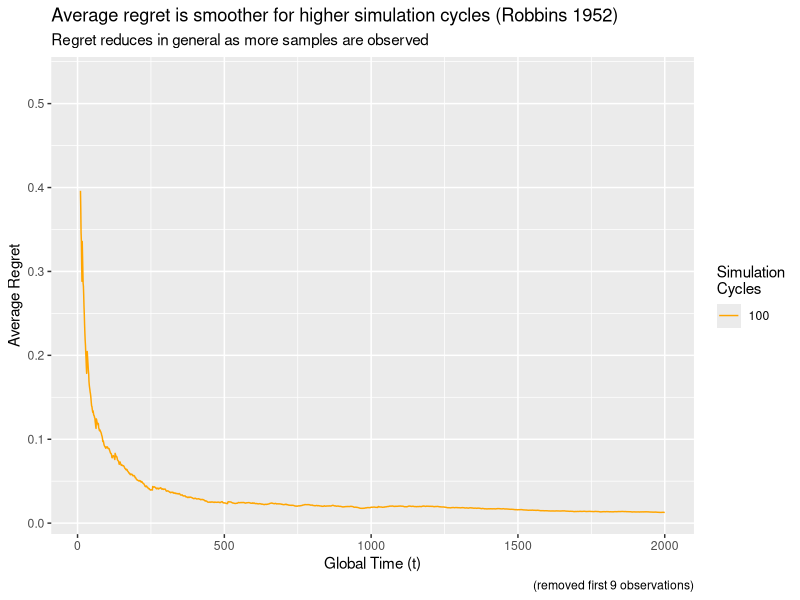
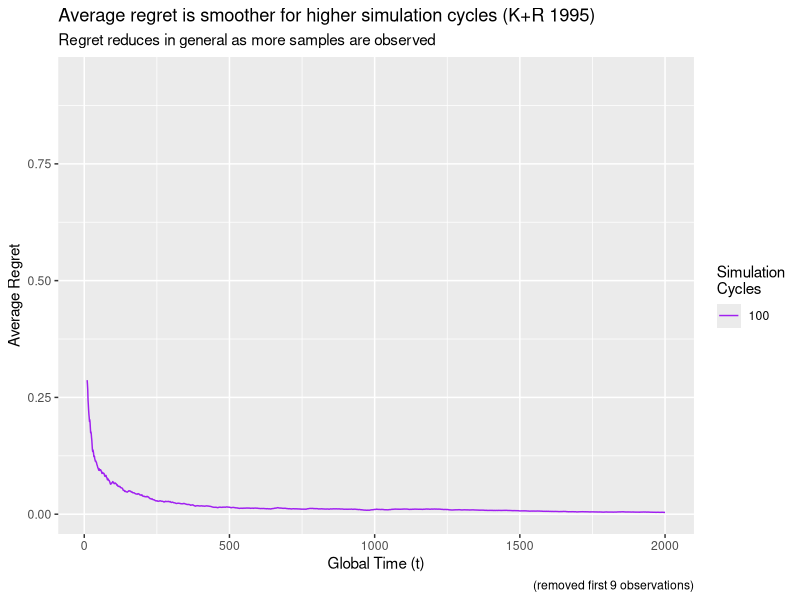
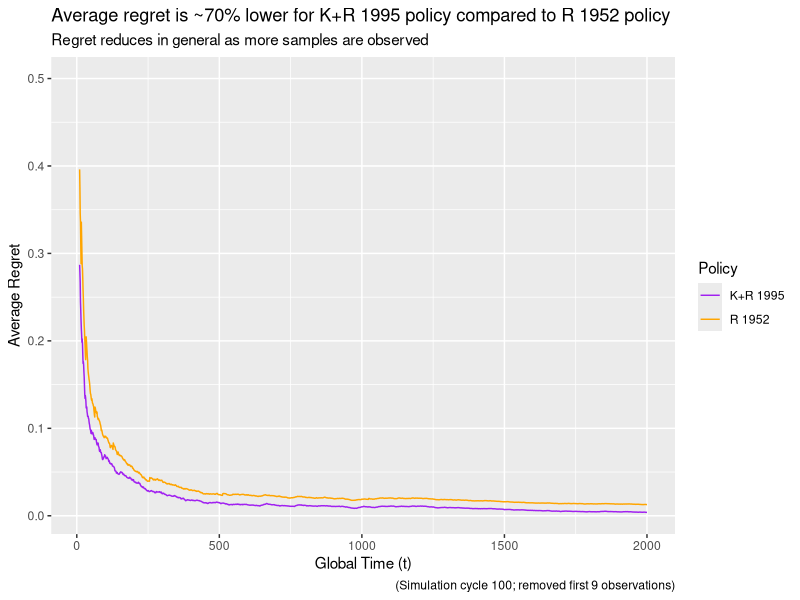

Source code (R) for these figures, in order:
## ---- chunk 1
# Bandit to use at round (global time) `t`. Using sparse sequence `a` & `b` as  
# per Robbins(1952) for bandit (population) 1 and 2 respectively. Local time of 
# usage of those bandits are captured from `n1` and `n2` respectively. And, the
# observed (simulated) outcome of the bandits are captured from `p1_simulated`
# and `p2_simulated` respectively.
arm_to_pull <- function(t, a, b, n1, n2, p1_simulated, p2_simulated) {
  if (t %in% a) {
    return(1)
  } else if (t %in% b) {
    return(2)
  } else {
    return(
      which.max(c(
        mean(p1_simulated[seq_len(n1)]), 
        mean(p2_simulated[seq_len(n2)])
      ))
    )
  }
}
## ---- chunk 2
# nplay: Total number of pulling the arms (#times to play), number of rounds

# m1, s1: True parameters, e.g. 10, 1
# m2, s2: True parameters, e.g. 11, 1

# `estimate_regret` function will generate the regret_t for each round (global
# time),for a given number of rounds and true probabilities of both populations.
# Optionally, a random seed parameter is provided to be able to generate 
# reproducible result.
estimate_regret <- function(nplay, m1, s1, m2, s2, seed = NULL) {
  # Sparse sequence for population (bandit) \Pi_1 as: 2^k, where it will be go 
  # till `nplay` 
  a <- 2^seq_len(floor(log(nplay) / log(2)))
  
  # Sparse sequence for population (bandit) \Pi_2 as: 3^k, where it will be go 
  # till `nplay` 
  b <- c(1, 3^seq_len(floor(log(nplay) / log(3))))
  
  if (!is.null(seed)) {
    set.seed(seed)
  }
  # Simulated outcomes (1 or 0) from population (bandit) \Pi_1
  # `nplay` random samples drawn from Bernoulli(`p1`)
  # p1_simulated <- rbinom(nplay, 1, m1)
  # Sample from Normal distribution with SD=s1, mean=m1
  p1_simulated <- rnorm(nplay, m1, s1)
  
  # Simulated outcomes (1 or 0) from population (bandit) \Pi_2
  # `nplay` random samples drawn from Bernoulli(`p2`)
  # p2_simulated <- rbinom(nplay, 1, m2)
  # Sample from Normal distribution with SD=s2, mean=m2
  p2_simulated <- rnorm(nplay, m2, s2)
  
  # Local time tracker for bandit 1 & 2 respectively - initializing at 0
  n1 <- 0
  n2 <- 0
  
  # Observed outcome tracker
  observed <- c()
  
  # Now playing the game `nplay` times
  for (t in seq_len(nplay)) {
    # Choose the bandit
    bandit_chosen <- arm_to_pull(t, a, b, n1, n2, p1_simulated, p2_simulated)
    # If bandit_i is chosen then increase its local time and update the
    # observed value by fetching the respective sample number from simulated 
    # data.
    if (bandit_chosen == 1) {
      n1 <- n1 + 1
      observed <- c(observed, p1_simulated[n1])
    } else if (bandit_chosen == 2) {
      n2 <- n2 + 1
      observed <- c(observed, p2_simulated[n2])
    }
  }
  
  # Regret for time t is defined as: max(p1, p2) - average(observed till time t)
  regret <- (
    max(m1, m2) - sapply(seq_len(nplay), \(t) sum(observed[seq_len(t)]) / t)
  )
  # Return the Regret series, and number of times the sample was drawn from
  # each population
  return(list(regret_series = regret, ndraw_pop1 = n1, ndraw_pop2 = n2))
}
## ---- chunk 3
# Set random seed for reproducible outputs - NULL means it is NOT reproducible.
set.seed(20)

# Set the number of rounds, and distribution parameters
rounds <- 2000
m1 <- 10
s1 <- 1
m2 <- 11
s2 <- 1

# Generate Regret for simulation cycle: 100
regret_cycle100 <- lapply(
  seq_len(100), 
  \(x) estimate_regret(nplay = rounds, m1 = m1, s1 = s1, m2 = m2, s2 = s2)$regret_series
)

# Plot average regret based on simulation cycles
library(ggplot2)
ggplot(mapping = aes(x = seq_len(rounds))) +
  geom_line(aes(y = colMeans(do.call(rbind, regret_cycle100)), 
                color = "100")) +
  scale_color_manual(
    name = "Simulation\nCycles",
    values = c("100" = "orange")
  ) +
  # Limiting X-axis from 10 till the end to omit initial huge variation
  xlim(10, NA) +
  labs(x = "Global Time (t)", y = "Average Regret",
       title = "Average regret is smoother for higher simulation cycles (Robbins 1952)",
       subtitle = "Regret reduces in general as more samples are observed",
       caption = "(removed first 9 observations)")
## ---- chunk 4
# Extracted last 100 rounds
apply(do.call(rbind, regret_cycle100), 2, sd)[-(1:max(1, rounds - 100))]
## ---- chunk 5
# Set random seed for reproducible outputs - NULL means it is NOT reproducible.
set.seed(NULL)
# The number of times sample was drawn from each population
result1 <- estimate_regret(nplay = 1000, m1 = 10, s1 = 1, m2 = 11, s2 = 1)
paste0("#samples drawn from pop1: ", result1$ndraw_pop1, " and from pop2: ",
       result1$ndraw_pop2)
## ---- chunk 6
# Bandit to use at round (global time) `t`. Using known sigma `s1` & `s2` as  
# per Katehakis+Robbins(1995) for bandit (population) 1 and 2 respectively.
# Local time of usage of those bandits are captured from `n1` and `n2`
# respectively. And, the observed (simulated) outcome of the bandits are
# captured from `p1_simulated` and `p2_simulated` respectively.
arm_to_pull_kr <- function(t, s1, s2, n1, n2, p1_simulated, p2_simulated) {
  if (t == 1) {
    return(1)
  } else if (t == 2) {
    return(2)
  } else {
    return(
      which.max(c(
        mean(p1_simulated[seq_len(n1)]) + s1 * sqrt(2 * log(t) / n1), 
        mean(p2_simulated[seq_len(n2)]) + s2 * sqrt(2 * log(t) / n2)
      ))
    )
  }
}
## ---- chunk 7
# nplay: Total number of pulling the arms (#times to play), number of rounds

# m1, s1: True parameters, e.g. 10, 1
# m2, s2: True parameters, e.g. 11, 1

# `estimate_regret` function will generate the regret_t for each round (global
# time),for a given number of rounds and true probabilities of both populations.
# Optionally, a random seed parameter is provided to be able to generate 
# reproducible result.
estimate_regret_kr <- function(nplay, m1, s1, m2, s2, seed = NULL) {
  # Sparse sequence for population (bandit) \Pi_1 as: 2^k, where it will be go 
  # till `nplay` 
  # a <- 2^seq_len(floor(log(nplay) / log(2)))
  
  # Sparse sequence for population (bandit) \Pi_2 as: 3^k, where it will be go 
  # till `nplay` 
  # b <- c(1, 3^seq_len(floor(log(nplay) / log(3))))
  
  if (!is.null(seed)) {
    set.seed(seed)
  }
  # Simulated outcomes (1 or 0) from population (bandit) \Pi_1
  # `nplay` random samples drawn from Bernoulli(`p1`)
  # p1_simulated <- rbinom(nplay, 1, m1)
  # Sample from Normal distribution with SD=s1, mean=m1
  p1_simulated <- rnorm(nplay, m1, s1)
  
  # Simulated outcomes (1 or 0) from population (bandit) \Pi_2
  # `nplay` random samples drawn from Bernoulli(`p2`)
  # p2_simulated <- rbinom(nplay, 1, m2)
  # Sample from Normal distribution with SD=s2, mean=m2
  p2_simulated <- rnorm(nplay, m2, s2)
  
  # Local time tracker for bandit 1 & 2 respectively - initializing at 0
  n1 <- 0
  n2 <- 0
  
  # Observed outcome tracker
  observed <- c()
  
  # Now playing the game `nplay` times
  for (t in seq_len(nplay)) {
    # Choose the bandit
    bandit_chosen <- arm_to_pull_kr(t, s1, s2, n1, n2, p1_simulated, p2_simulated)
    # If bandit_i is chosen then increase its local time and update the
    # observed value by fetching the respective sample number from simulated 
    # data.
    if (bandit_chosen == 1) {
      n1 <- n1 + 1
      observed <- c(observed, p1_simulated[n1])
    } else if (bandit_chosen == 2) {
      n2 <- n2 + 1
      observed <- c(observed, p2_simulated[n2])
    }
  }
  
  # Regret for time t is defined as: max(p1, p2) - average(observed till time t)
  regret <- (
    max(m1, m2) - sapply(seq_len(nplay), \(t) sum(observed[seq_len(t)]) / t)
  )
  # Return the Regret series, and number of times the sample was drawn from
  # each population
  return(list(regret_series = regret, ndraw_pop1 = n1, ndraw_pop2 = n2))
}
## ---- chunk 8
# Set random seed for reproducible outputs - NULL means it is NOT reproducible.
set.seed(20)

# Set the number of rounds, and distribution parameters
rounds <- 2000
m1 <- 10
s1 <- 1
m2 <- 11
s2 <- 1

# Generate Regret for simulation cycle: 100
regret_cycle100_kr <- lapply(
  seq_len(100), 
  \(x) estimate_regret_kr(nplay = rounds, m1 = m1, s1 = s1, m2 = m2, s2 = s2)$regret_series
)

# Plot average regret based on simulation cycles
library(ggplot2)
ggplot(mapping = aes(x = seq_len(rounds))) +
  geom_line(aes(y = colMeans(do.call(rbind, regret_cycle100_kr)), 
                color = "100")) +
  scale_color_manual(
    name = "Simulation\nCycles",
    values = c("100" = "purple")
  ) +
  # Limiting X-axis from 10 till the end to omit initial huge variation
  xlim(10, NA) +
  labs(x = "Global Time (t)", y = "Average Regret",
       title = "Average regret is smoother for higher simulation cycles (K+R 1995)",
       subtitle = "Regret reduces in general as more samples are observed",
       caption = "(removed first 9 observations)")
## ---- chunk 9
# Extracted last 100 rounds
apply(do.call(rbind, regret_cycle100_kr), 2, sd)[-(1:max(1, rounds - 100))]
## ---- chunk 10
# Set random seed for reproducible outputs - NULL means it is NOT reproducible.
set.seed(NULL)
# The number of times sample was drawn from each population
result1_kr <- estimate_regret_kr(nplay = 1000, m1 = 10, s1 = 1, m2 = 11, s2 = 1)
paste0("#samples drawn from pop1: ", result1_kr$ndraw_pop1, " and from pop2: ",
       result1_kr$ndraw_pop2)
## ---- chunk 11
ggplot(mapping = aes(x = seq_len(rounds))) +
  geom_line(aes(y = colMeans(do.call(rbind, regret_cycle100)), 
                color = "R 1952")) +
  geom_line(aes(y = colMeans(do.call(rbind, regret_cycle100_kr)), 
                color = "K+R 1995")) +
  scale_color_manual(
    name = "Policy",
    values = c("R 1952" = "orange", "K+R 1995" = "purple")
  ) +
  # Limiting X-axis from 10 till the end to omit initial huge variation
  xlim(10, NA) + ylim(NA, 0.5) +
  labs(x = "Global Time (t)", y = "Average Regret",
       title = "Average regret is ~70% lower for K+R 1995 policy compared to R 1952 policy",
       subtitle = "Regret reduces in general as more samples are observed",
       caption = "(Simulation cycle 100; removed first 9 observations)")

